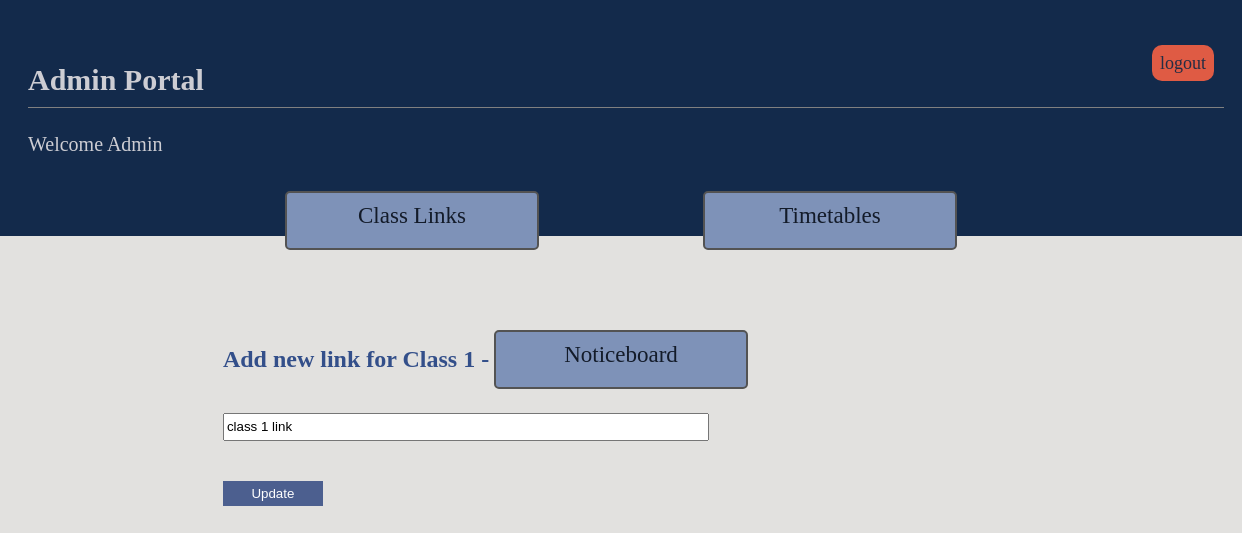
Page /Admin_Portal/class_links/1/upload on the earlier database version.
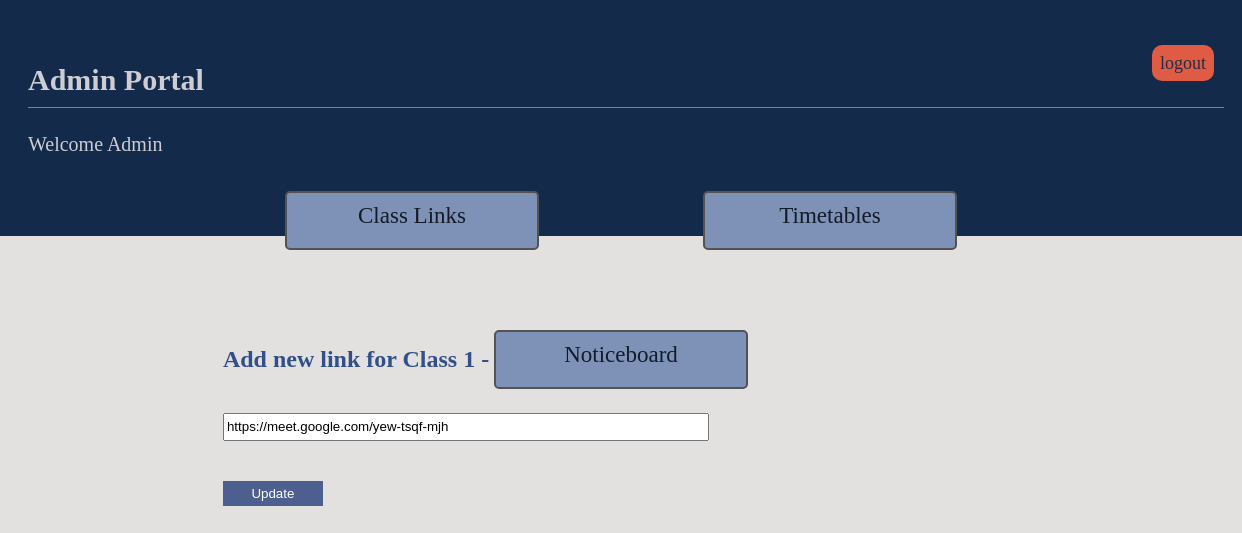
Same page on the later database version.
### adminPortal/models.py (models this page shows, shortened)
class Link(models.Model):
    link_url = models.CharField(max_length = 1000, blank=True)
    std = models.IntegerField(unique=True)
    class Meta:
       ordering = ['std']

### adminPortal/views.py (the view)
# urls.py: path('class_links/<int:pk>/upload', views.UpdateLinkView.as_view(), name='upload_link' ),
class UpdateLinkView(UpdateView):
    model = Link
    template_name="admin_portal/update.html"
    fields = ("link_url",)
    success_url = reverse_lazy("adminPortal:home")

### adminPortal/templates/admin_portal/update.html (shortened to what this page needs)
{% extends 'admin_portal/base.html' %}
{% load static %}
{% block styles %}
<link rel="stylesheet" href="{% static 'admin_portal/css/update.css' %}" type="text/css" >
{% endblock styles %}
{% block content %}
    <div class="main">
        <div class="link_cont">
                <h2>Add new link for Class {{ object.std }} -</h2>
                    <form action='' method='post' enctype="multipart/form-data">
                        {{ form.link_url }}<br>
                        <input type='submit' class='btn' value='Update'>
                    </form>
        </div>
    </div>
{% endblock content %}

Differences in the rows shown:
changed Link: link_url "class 1 link" → "https://meet.google.com/yew-tsqf-mjh"
